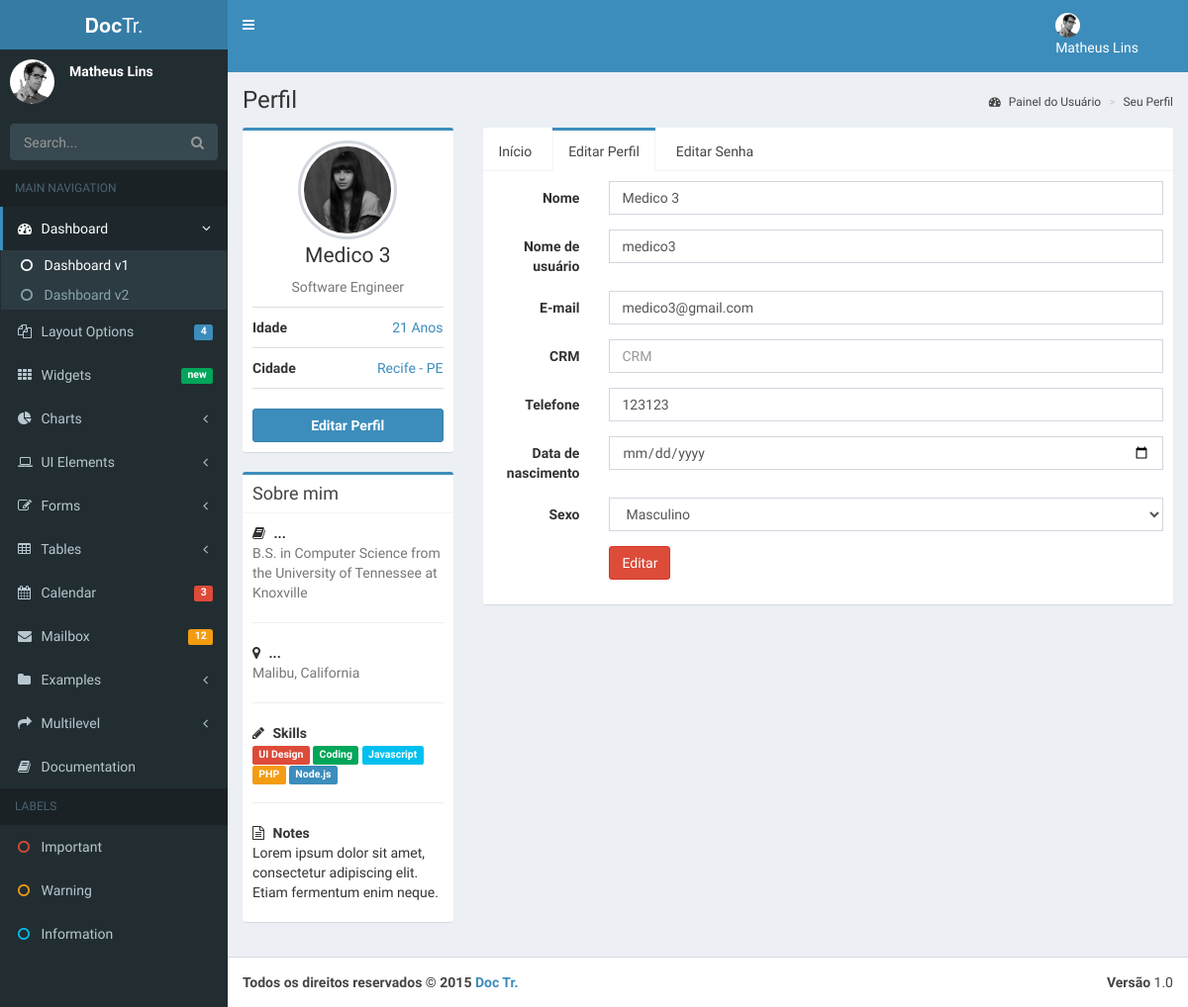
/conta/editar_perfil (signed in), run on the app's committed database.
### accounts/models.py (models this page shows, shortened)
class UserU(AbstractBaseUser, PermissionsMixin):
    name = models.CharField('name', max_length=100, blank=True,null=True)
    email = models.EmailField('E-mail', unique=True)
    phone = models.CharField('Telefone', max_length=100, blank=True,null=True)
    username = models.CharField('name de Usuário', unique=True, max_length=100)
    birth_data = models.CharField('Data de Nascimento', max_length=100,blank=True)
    sex = models.CharField('Sexo',max_length=1, choices=(('M', 'Masculino'), ('F', 'Feminino')), default='Masculino')
    is_active = models.BooleanField('Está ativo?', blank=True, default=True)
    is_staff = models.BooleanField('É da equipe?', blank=True, default=False)
    date_joined = models.DateTimeField('Data de Entrada', auto_now_add=True)
    objects = UserManager()
    USERNAME_FIELD = 'username'
    REQUIRED_FIELDS = ['email','name']
    class Meta:
        verbose_name = 'Usuário'
        verbose_name_plural = 'Usuários'

### accounts/views.py (the view)
@login_required(redirect_field_name='login_obrigatorio')
def edit_profile(request):
	template_name = 'edit_profile.html'
	form = EditAccountForm_Doctor()
	contexto = {}
	if request.method == "POST":
		form = EditAccountForm_Doctor(request.POST, request.FILES, instance = request.user)
		if form.is_valid():
			form.save()
			messages.success(request, 'Seus dados foram alterados com sucesso')
	else:
		form = EditAccountForm_Doctor(instance = request.user)
	contexto['form'] = form
	return render(request,template_name, contexto)

### accounts/forms.py
class EditAccountForm_Doctor(forms.ModelForm):
	class Meta:
		model = Doctor
		fields = ['name', 'email','phone', 'username','crm', 'username', 'birth_data', 'sex']

### accounts/templates/edit_profile.html (shortened to what this page needs)
{% extends 'profile.html' %}
{% load static %}
{% load widget_tweaks %}
      {% block content %}
      <div class="content-wrapper">
      {% block content_header %}
        {{block.super}}
      {% endblock %}
      {% block content_left_profile %}
        {{block.super}}
      {% endblock %}
      {% block content_right_profile %}
        <div class="col-md-9">
          <div class="nav-tabs-custom">
            <ul class="nav nav-tabs">
              <li><a href="{% url 'accounts:profile' %}">Início</a></li>
              <li class="active"><a href="{% url 'accounts:edit_profile' %}">Editar Perfil</a></li>
              <li><a href="{% url 'accounts:edit_password' %}">Editar Senha</a></li>
            </ul>
            <div class="tab-content">
              <div class="active tab-pane" id="settings">
                  <form class="form-horizontal" method="post">{% csrf_token %}
                          <div class="form-group">
                      <label for="inputName" class="col-sm-2 control-label">Nome</label>
                      <div class="col-sm-10">
                        {{ form.name|attr:"type:text"|attr:"placeholder:Nome de usuário"|add_class:"form-control"}}
                      </div>
                    </div>
                    <div class="form-group">
                      <label for="inputName" class="col-sm-2 control-label">Nome de usuário</label>
                      <div class="col-sm-10">
                        {{ form.username|attr:"type:text"|attr:"placeholder:Nome de usuário"|add_class:"form-control"}}
                      </div>
                    </div>
                    <div class="form-group">
                      <label for="inputEmail" class="col-sm-2 control-label">E-mail</label>
                      <div class="col-sm-10">
                        {{ form.email|attr:"type:email"|attr:"placeholder:E-mail"|add_class:"form-control"}}
                      </div>
                    </div>
                    <div class="form-group">
                      <label for="inputName" class="col-sm-2 control-label">CRM</label>
                      <div class="col-sm-10">
                        {{ form.crm|attr:"type:text"|attr:"placeholder:CRM"|add_class:"form-control"}}
                      </div>
                    </div>
                    <div class="form-group">
                      <label for="inputSkills" class="col-sm-2 control-label">Telefone</label>
                      <div class="col-sm-10">
                        {{ form.phone|attr:"type:text"|attr:"placeholder:Telefone"|add_class:"form-control"}}
                      </div>
                    </div>
                    <div class="form-group">
                      <label for="inputSkills" class="col-sm-2 control-label">Data de nascimento</label>
                      <div class="col-sm-10">
                        {{ form.birth_data|attr:"type:date"|attr:"placeholder:Data de nascimento"|add_class:"form-control"}}
                      </div>
                    </div>
                    <div class="form-group">
                      <label for="inputSkills" class="col-sm-2 control-label">Sexo</label>
                      <div class="col-sm-10">
                        {{ form.sex|attr:"type:select"|add_class:"form-control"}}
                      </div>
                    </div>
                    <div class="form-group">
                      <div class="col-sm-offset-2 col-sm-10">
                        <button type="submit" class="btn btn-danger">Editar</button>
                      </div>
                    </div>
                  </form>
                </div>
              </div>
            </div>
          </div>
          </div>
      {% endblock %}
      </div>
      {% endblock %}

### accounts/templates/profile.html (shortened to what this page needs)
{% extends 'dashboard.html' %}
{% load static %}
{% load widget_tweaks %}
      {% block content %}
        {% block content_header %}
          <section class="content-header">
            <h1>
              Perfil
            </h1>
            <ol class="breadcrumb">
              <li><a href="{% url 'accounts:dashboard' %}"><i class="fa fa-dashboard"></i> Painel do Usuário</a></li>
              <li class="active"><a href="#">Seu Perfil</a></li>
            </ol>
          </section>
        {% endblock %}
        {% block content_left_profile %}
       <section class="content">
          <div class="row">
            <div class="col-md-3">
              <div class="box box-primary">
                <div class="box-body box-profile">
                  <img class="profile-user-img img-responsive img-circle" src="{% static 'dist/img/user4-128x128.jpg' %}" alt="User profile picture">
                  <h3 class="profile-username text-center">{{user.name}}</h3>
                  <p class="text-muted text-center">Software Engineer</p>
                  <ul class="list-group list-group-unbordered">
                    <li class="list-group-item">
                      <b>Idade</b> <a class="pull-right">21 Anos</a>
                    </li>
                    <li class="list-group-item">
                      <b>Cidade</b><a class="pull-right">Recife - PE</a>
                    </li>
                  </ul>
                  <a href="{% url 'accounts:edit_profile' %}" class="btn btn-primary btn-block"><b>Editar Perfil</b></a>
                </div>
              </div>
              <div class="box box-primary">
                <div class="box-header with-border">
                  <h3 class="box-title">Sobre mim</h3>
                </div>
                <div class="box-body">
                  <strong><i class="fa fa-book margin-r-5"></i> ...</strong>
                  <p class="text-muted">
                    B.S. in Computer Science from the University of Tennessee at Knoxville
                  </p>
                  <hr>
                  <strong><i class="fa fa-map-marker margin-r-5"></i> ...</strong>
                  <p class="text-muted">Malibu, California</p>
                  <hr>
                  <strong><i class="fa fa-pencil margin-r-5"></i> Skills</strong>
                  <p>
                    <span class="label label-danger">UI Design</span>
                    <span class="label label-success">Coding</span>
                    <span class="label label-info">Javascript</span>
                    <span class="label label-warning">PHP</span>
                    <span class="label label-primary">Node.js</span>
                  </p>
                  <hr>
                  <strong><i class="fa fa-file-text-o margin-r-5"></i> Notes</strong>
                  <p>Lorem ipsum dolor sit amet, consectetur adipiscing elit. Etiam fermentum enim neque.</p>
                </div>
              </div>
            </div>
        {% endblock %}
      {% endblock %}

### data on the page
UserU: name "Medico 3", username "medico3", email "medico3@gmail.com", phone "123123", sex "Masculino"
